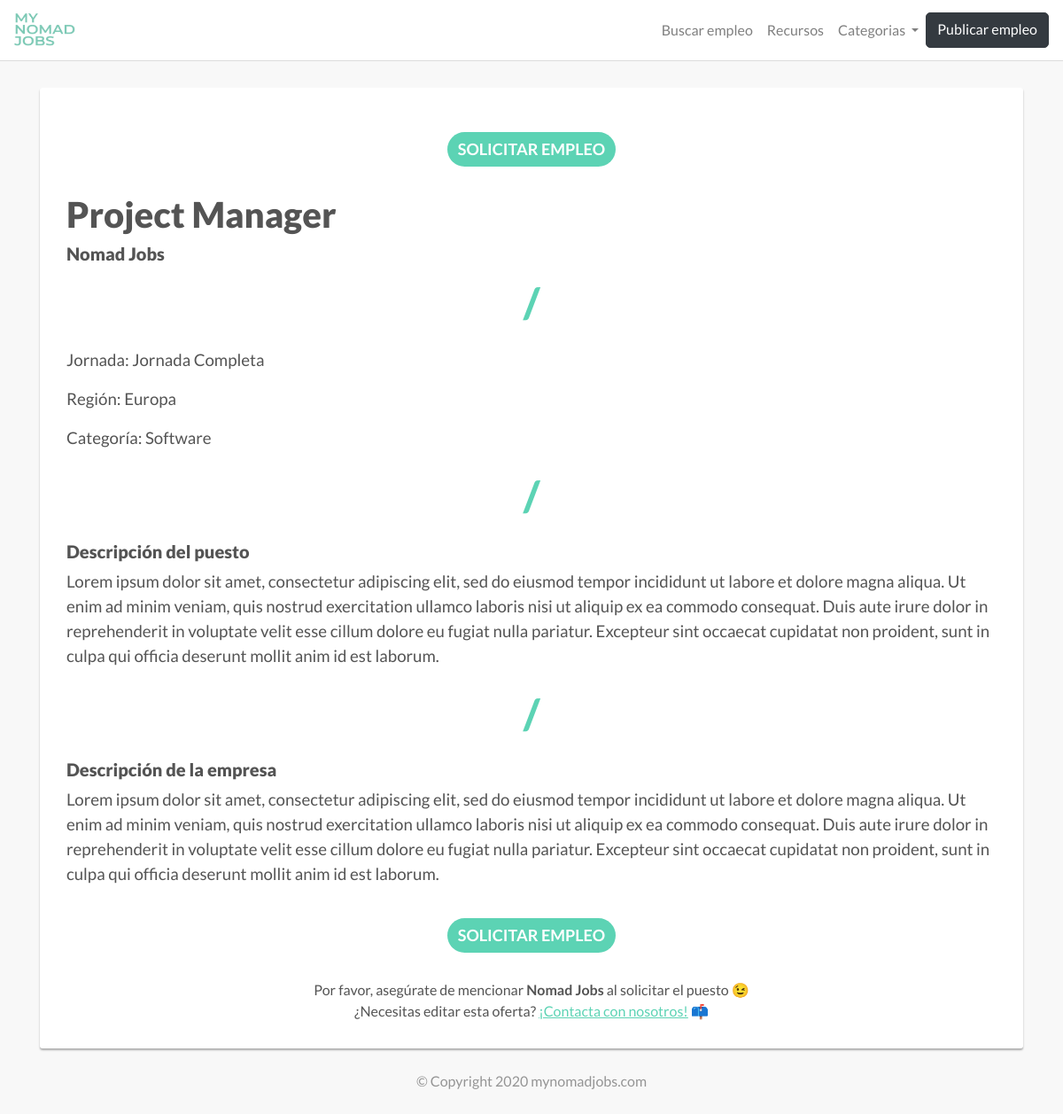
Page /details/1 on the earlier database version.
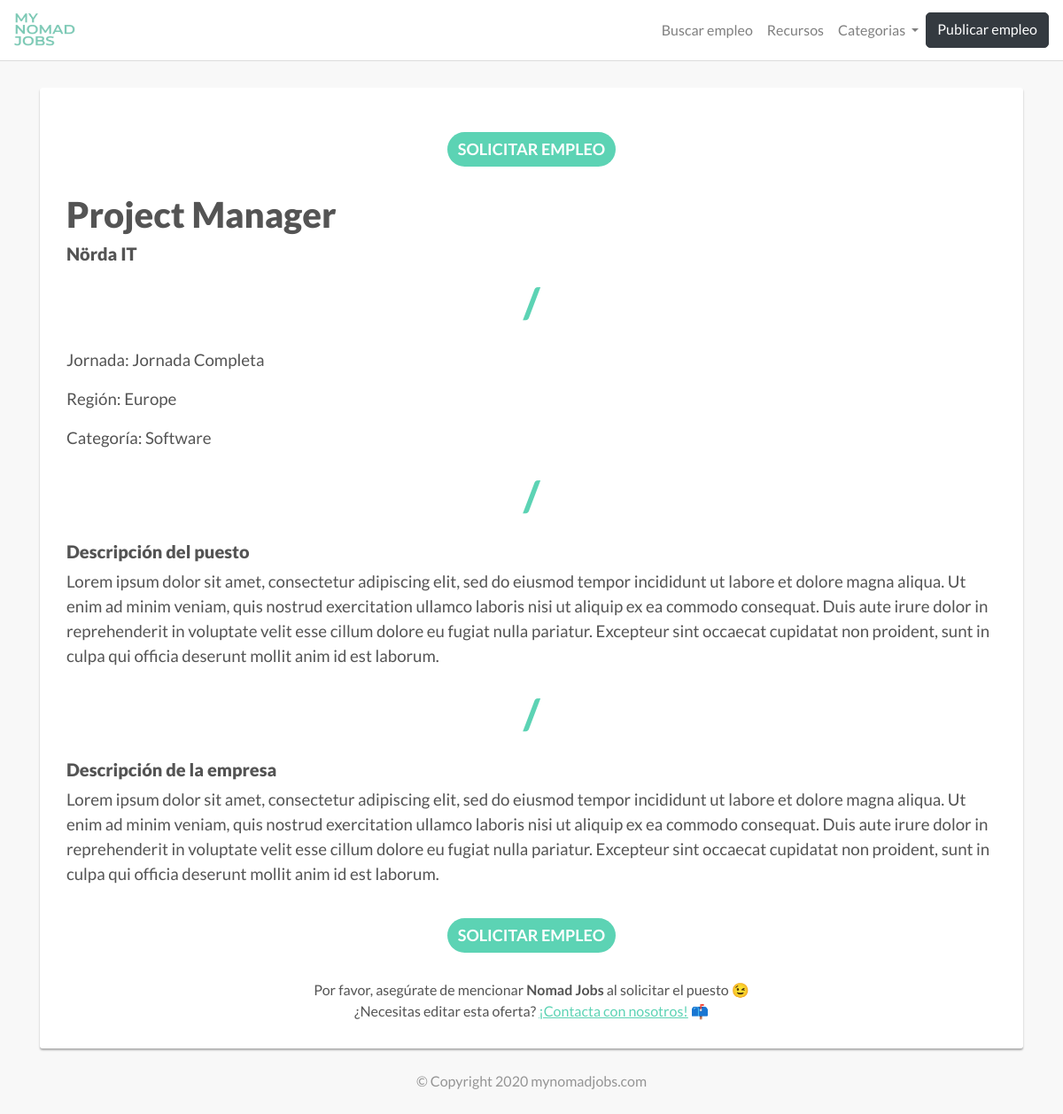
Same page on the later database version.
### models.py (models this page shows)
class Job(db.Model):
    id = db.Column(db.Integer(), primary_key = True, autoincrement=True)
    created = db.Column(db.DateTime(), default = datetime.datetime.utcnow)
    active = db.Column(db.Integer(), default = 1)
    position = db.Column(db.String(100), nullable=False)
    category = db.Column(db.String(100), nullable=False)
    jobType = db.Column(db.String(100), nullable=False)
    region = db.Column(db.String(100), nullable=False)
    salary = db.Column(db.String(100), nullable=False)
    howApply = db.Column(db.String(100), nullable=False)
    jobDescription = db.Column(db.Text(), nullable=False)
    companyName = db.Column(db.String(100), nullable=False)
    file = db.Column(db.String(64), nullable=False, default='default.png')
    filePath = db.Column(db.String(264), nullable=True) #absolute path to file
    hq = db.Column(db.String(100), nullable=False)
    email = db.Column(db.String(100), nullable=False)
    companyDescription = db.Column(db.Text(), nullable=False)

### main.py (the view)
@main.route('/details/<int:id>', methods=['GET'])
def details(id):
	details = Job.query.get_or_404(id)
	return render_template('details.html', details=details)

### templates/details.html (shortened to what this page needs)
{% extends 'base.html' %}
{% block content %}
<div class="container">
	<div class="details">
		<div class="text-center">
			<button type="button" class="btn btn-primary" data-toggle="modal" data-target="#exampleModal">
	  			SOLICITAR EMPLEO
			</button>
		</div>
		<h1>{{ details.position }}</h1>
		<h5>{{ details.companyName }}</h5>
		<div class="divider">
			<p>/</p>
		</div>
		<p>Jornada: {{ details.jobType }}</p>
		<p>Región: {{ details.region }}</p>
		<p>Categoría: {{ details.category }}</p>
		<div class="divider">
			<p>/</p>
		</div>
		<h5>Descripción del puesto</h5>
		<p>{{ details.jobDescription }}</p>
		<div class="divider">
			<p>/</p>
		</div>
		<h5>Descripción de la empresa</h5>
		<p>{{ details.companyDescription }}</p>
		<div class="text-center">
			<button type="button" class="btn btn-primary" data-toggle="modal" data-target="#exampleModal">
	  			SOLICITAR EMPLEO
			</button>
		</div>
		<div class="text-center claim">
			<p>Por favor, asegúrate de mencionar <strong>Nomad Jobs</strong> al solicitar el puesto 😉</p>
			<p>¿Necesitas editar esta oferta? <a href="mailto:martifont92@gmail.com">¡Contacta con nosotros!</a> 📫</p>
		</div>
	</div>
{% endblock %}

Differences in the rows shown:
changed Job "Project Manager": companyName "Nomad Jobs" → "Nörda IT"; region "Europa" → "Europe"
